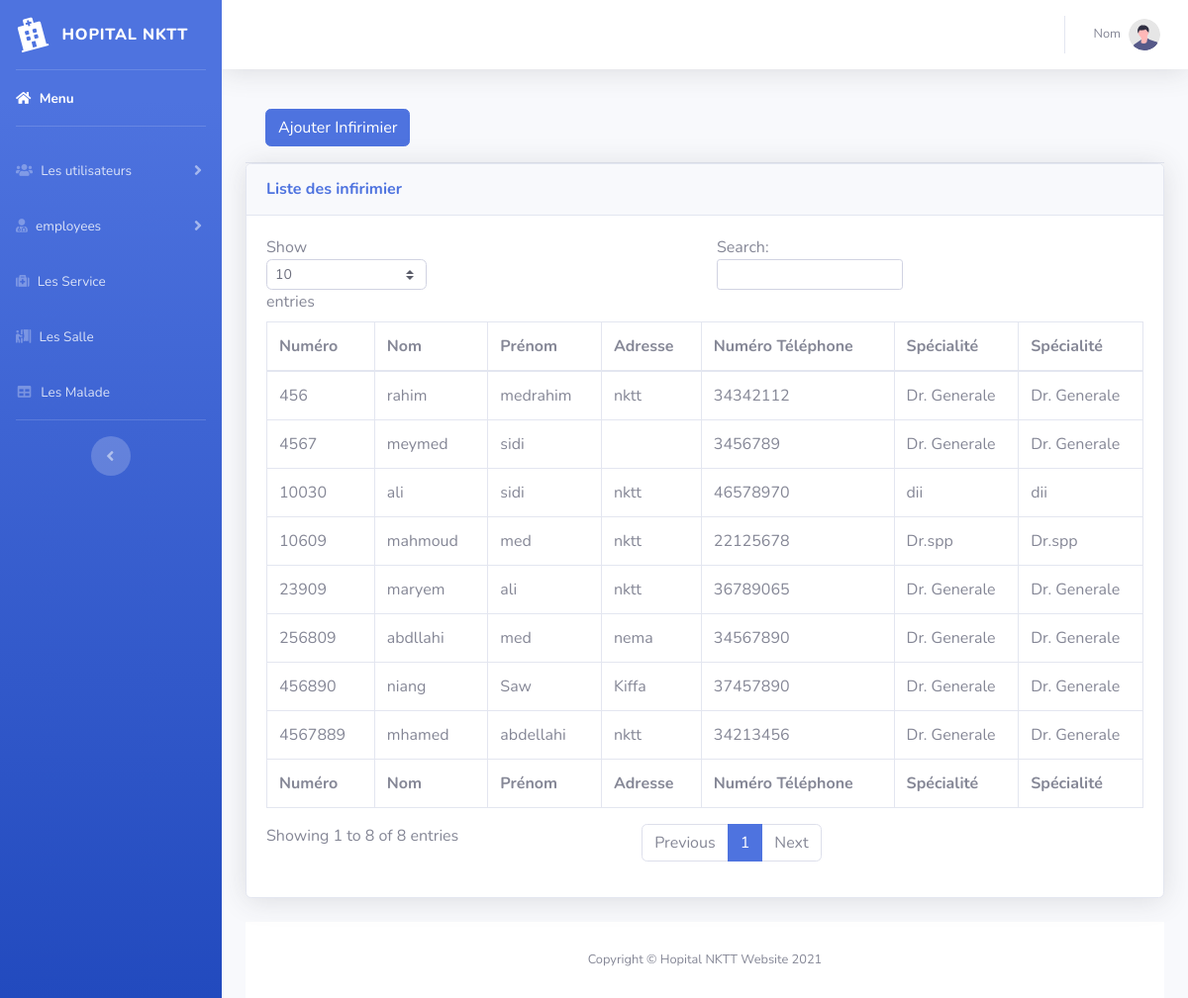
Page /infirimiers.php on the committed database.
### tables this page shows
CREATE TABLE IF NOT EXISTS `docteur` (
  `numeroD` varchar(40) NOT NULL,
  `nom` varchar(40) NOT NULL,
  `prenom` varchar(40) NOT NULL,
  `adresse` varchar(40) NOT NULL,
  `NumeroTele` int(10) NOT NULL,
  `specialite` varchar(40) NOT NULL,
  PRIMARY KEY (`numeroD`)
);

### infirimiers.php (the view, shortened to what this page needs)
<?php
include('includes/header.php');
include('includes/navbar.php');
?>
<div id="content-wrapper" class="d-flex flex-column">
 <div id="content">
<?php
 include('includes/nav.php');
  ?>
<div class="container-fluid">
   <div class="card-header py-3">
    <h6 class="m-0 font-weight-bold text-primary">
         <a href="addinfirimier.php">   <button type="button" class="btn btn-primary">
              Ajouter Infirimier
            </button></a>
    </h6>
  </div>
<div class="card shadow mb-4">
    <div class="card-header py-3">
        <h6 class="m-0 font-weight-bold text-primary">Liste des infirimier</h6>
    </div>
    <div class="card-body">
        <div class="table-responsive">
        <?php
         $conn = mysqli_connect("localhost","root","","projet");
         $query= "SELECT * FROM docteur ";
         $query_run = mysqli_query($conn,$query);
      ?>
            <table class="table table-bordered" id="dataTable" width="100%" cellspacing="0">
                <thead>
                    <tr>
                        <th>Numéro</th>
                        <th>Nom</th>
                        <th>Prénom</th>
                        <th>Adresse</th>
                        <th>Numéro Téléphone</th>
                        <th>Spécialité</th>
                        <th>Spécialité</th>
                    </tr>
                </thead>
                <tfoot>
                    <tr>
                        <th>Numéro</th>
                        <th>Nom</th>
                        <th>Prénom</th>
                        <th>Adresse</th>
                        <th>Numéro Téléphone</th>
                        <th>Spécialité</th>
                        <th>Spécialité</th>
                    </tr>
                </tfoot>
                <tbody>
                <?php
          if (mysqli_num_rows($query_run)>0)
          {
               while ($row = mysqli_fetch_assoc($query_run))
                {
                 ?>
                    <tr>
                        <td><?php echo $row['numeroD'] ?></td>
                        <td><?php echo $row['nom'] ?></td>
                        <td><?php echo $row['prenom'] ?></td>
                        <td><?php echo $row['adresse'] ?></td>
                        <td><?php echo $row['NumeroTele'] ?></td>
                        <td><?php echo $row['specialite'] ?></td>
                        <td><?php echo $row['specialite'] ?></td>
                    </tr>
                    <?php
               }
          }
          else{
            echo "Pas d'enregistrement trouvé";
          }
          ?>
                </tbody>
            </table>
        </div>
    </div>
</div>
<?php
include('includes/footer.php');
?>

### rows in the picture
docteur: numeroD "10030", nom "ali", prenom "sidi", adresse "nktt", NumeroTele "46578970", specialite "dii"
docteur: numeroD "10609", nom "mahmoud", prenom "med", adresse "nktt", NumeroTele "22125678", specialite "Dr.spp"
docteur: numeroD "23909", nom "maryem", prenom "ali", adresse "nktt", NumeroTele "36789065", specialite "Dr. Generale"
docteur: numeroD "456890", nom "niang", prenom "Saw", adresse "Kiffa", NumeroTele "37457890", specialite "Dr. Generale"
docteur: numeroD "4567", nom "meymed", prenom "sidi", NumeroTele "3456789", specialite "Dr. Generale"
docteur: numeroD "256809", nom "abdllahi", prenom "med", adresse "nema", NumeroTele "34567890", specialite "Dr. Generale"
docteur: numeroD "4567889", nom "mhamed", prenom "abdellahi", adresse "nktt", NumeroTele "34213456", specialite "Dr. Generale"
docteur: numeroD "456", nom "rahim", prenom "medrahim", adresse "nktt", NumeroTele "34342112", specialite "Dr. Generale"
